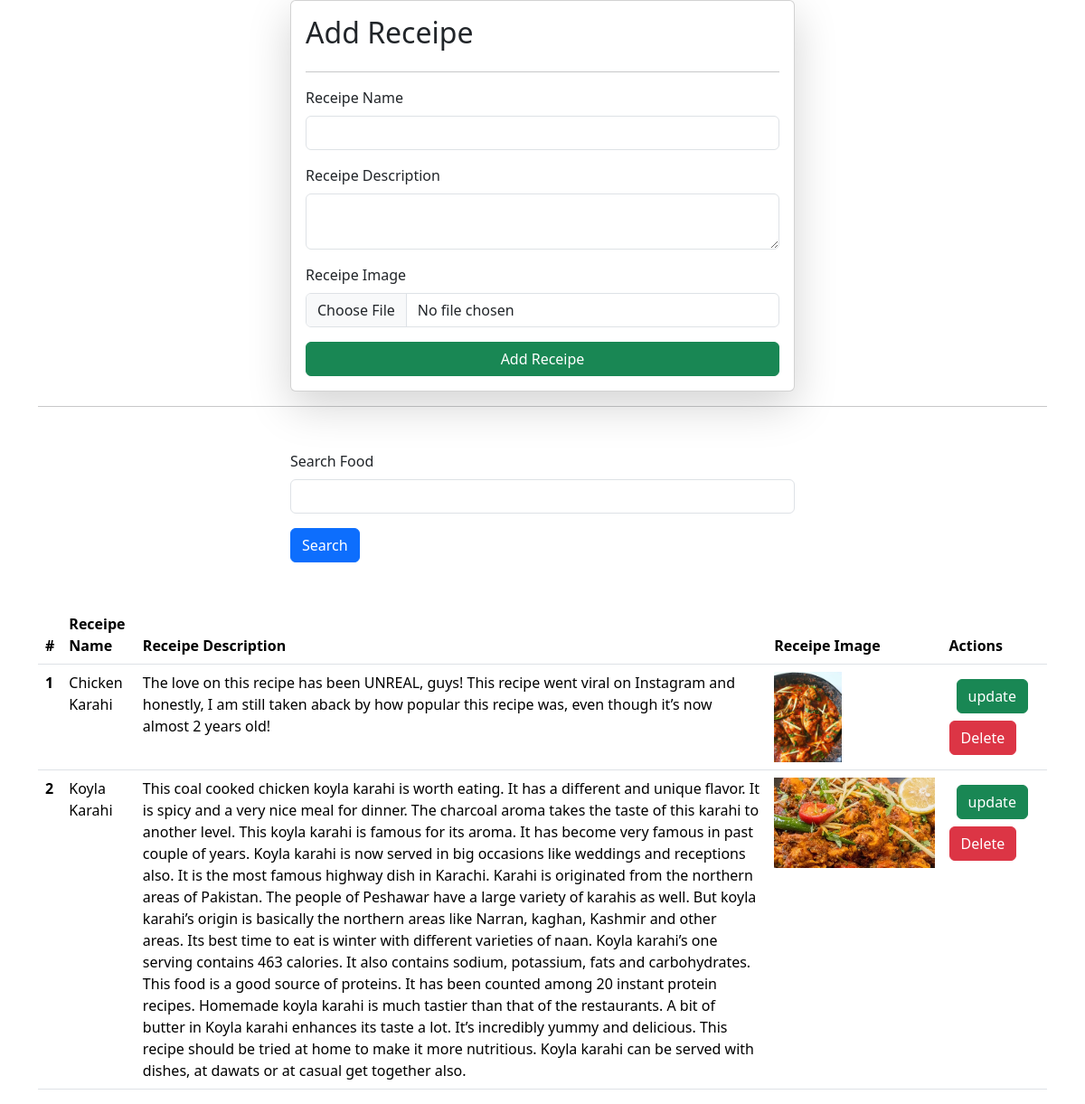
The page / on the database its author committed.
### vege/models.py (models this page shows)
class Receipe(models.Model):
    receipe_name=models.CharField(max_length=100)
    receipe_description=models.TextField()
    receipe_img=models.ImageField(upload_to="receipe")

### vege/views.py (the view, shortened to what this page needs)
# urls.py: path('',receipes,name='receipes'),
def receipes(request):
    queryset=Receipe.objects.all()
    if request.GET.get("Search"):
        queryset=queryset.filter(receipe_name__icontains=request.GET.get("Search"))
    return render(request,'receipes.html',{'receipes':queryset})

### vege/templates/receipes.html (shortened to what this page needs)
<!DOCTYPE html>
<html lang="en">
<head>
    <link href="https://cdn.jsdelivr.net/npm/bootstrap@5.3.2/dist/css/bootstrap.min.css" rel="stylesheet">
</head>
<body>
    <div class="container" mt-5>
        <form class="col-6 mx-auto card p-3 shadow-lg" method="post" enctype="multipart/form-data">
            <h2>Add Receipe</h2>
            <hr>
            <div class="mb-3">
              <label for="exampleInputEmail1" class="form-label">Receipe Name</label>
              <input type="text" required name="receipe_name"  class="form-control">
            </div>
            <div class="mb-3">
              <label for="exampleInputPassword1" class="form-label">Receipe Description</label>
              <textarea name="receipe_description" required  class="form-control"></textarea>
            </div>
            <div class="mb-3">
                <label for="exampleInputEmail1" class="form-label">Receipe Image</label>
                <input type="file" name="receipe_img" class="form-control">
              </div>
            <button type="submit" class="btn btn-success">Add Receipe</button>
          </form>
          <hr>
          <form >
        <div class="mt-5">
            <div class="mx-auto col-6">
                <div class="mb-3">
                    <label for="exampleInputEmail1" class="form-label">Search Food</label>
                    <input type="text"  name="Search" value="{{receipe.receipe_name}}" class="form-control">
                  </div>
                  <button type="submit" class="btn btn-primary">Search</button>
                </form>
            </div>
          <table class="table mt-5" >
            <thead>
              <tr>
                <th scope="col">#</th>
                <th scope="col">Receipe Name</th>
                <th scope="col">Receipe Description</th>
                <th scope="col">Receipe Image</th>
                <th scope="col">Actions</th>
              </tr>
            </thead>
            <tbody>
                {%for receipe in receipes %}
              <tr>
                <th scope="row">{{forloop.counter}}</th>
                <td>{{receipe.receipe_name}}</td>
                <td>{{receipe.receipe_description}}</td>
                <td>
                    <img src="/media/{{receipe.receipe_img}}" style="height: 100px;"></td>
                    <td>
                        <a href="/update-receipe/{{receipe.id}}/" class="btn btn-success m-2" >update</a>
                        <a href="/delete-receipe/{{receipe.id}}/" class="btn btn-danger">Delete</a></td>
              </tr>
              {% endfor %}
            </tbody>
          </table>
</body>
</html>

### rows shown on the page
Receipe: receipe_name "Chicken Karahi", receipe_description "The love on this recipe has been UNREAL, guys! This recipe went viral on Instagram and honestly, I am still taken aback by how popular this recipe was, even though it’s now almost 2 years old!", receipe_img (picture)
Receipe: receipe_name "Koyla Karahi", receipe_description "This coal cooked chicken koyla karahi is worth eating. It has a different and unique flavor. It is spicy and a very nice meal for dinner. The charcoal aroma takes the taste of this karahi to another level. This koyla karahi is famous for its aroma. It has become very famous in past couple of years. Koyla karahi is now served in big occasions like weddings and receptions also. It is the most famous highway dish in Karachi. Karahi is originated from the northern areas of Pakistan. The people of Peshawar have a large variety of karahis as well. But koyla karahi’s origin is basically the northern areas like Narran, kaghan, Kashmir and other areas. Its best time to eat is winter with different…", receipe_img (picture)
